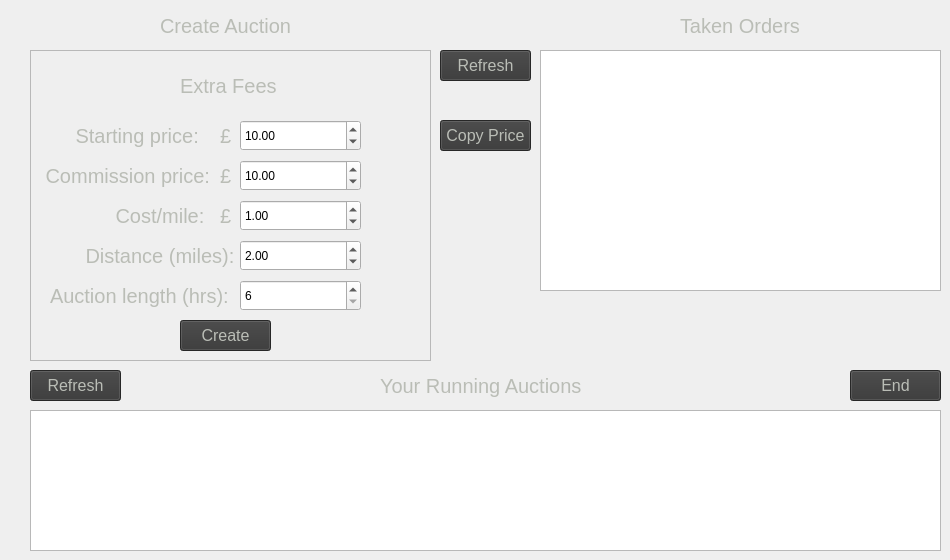
     <widget class="QWidget" name="tbDriverBids">
      <attribute name="title">
       <string>Auctions</string>
      </attribute>
      <widget class="QLabel" name="label_36">
       <property name="geometry">
        <rect>
         <x>160</x>
         <y>10</y>
         <width>141</width>
         <height>31</height>
        </rect>
       </property>
       <property name="styleSheet">
        <string notr="true">color: rgb(186, 189, 182); 
font-size: 20px</string>
       </property>
       <property name="text">
        <string>Create Auction</string>
       </property>
      </widget>
      <widget class="QPushButton" name="btnDriverAuctionsRefresh">
       <property name="geometry">
        <rect>
         <x>440</x>
         <y>50</y>
         <width>91</width>
         <height>31</height>
        </rect>
       </property>
       <property name="styleSheet">
        <string notr="true">background-color: rgb(54, 54, 54);
font: 16px;
color: rgb(186, 189, 182);</string>
       </property>
       <property name="text">
        <string>Refresh</string>
       </property>
      </widget>
      <widget class="QFrame" name="seperator_6">
       <property name="geometry">
        <rect>
         <x>30</x>
         <y>50</y>
         <width>401</width>
         <height>311</height>
        </rect>
       </property>
       <property name="frameShape">
        <enum>QFrame::StyledPanel</enum>
       </property>
       <property name="frameShadow">
        <enum>QFrame::Raised</enum>
       </property>
       <widget class="QLabel" name="label_37">
        <property name="geometry">
         <rect>
          <x>80</x>
          <y>150</y>
          <width>101</width>
          <height>31</height>
         </rect>
        </property>
        <property name="styleSheet">
         <string notr="true">color: rgb(186, 189, 182); 
font-size: 20px</string>
        </property>
        <property name="text">
         <string> Cost/mile:</string>
        </property>
       </widget>
       <widget class="QLabel" name="label_38">
        <property name="geometry">
         <rect>
          <x>10</x>
          <y>110</y>
          <width>171</width>
          <height>31</height>
         </rect>
        </property>
        <property name="styleSheet">
         <string notr="true">color: rgb(186, 189, 182); 
font-size: 20px</string>
        </property>
        <property name="text">
         <string> Commission price:</string>
        </property>
       </widget>
       <widget class="QLabel" name="label_40">
        <property name="geometry">
         <rect>
          <x>150</x>
          <y>20</y>
          <width>101</width>
          <height>31</height>
         </rect>
        </property>
        <property name="styleSheet">
         <string notr="true">color: rgb(186, 189, 182); 
font-size: 20px</string>
        </property>
        <property name="text">
         <string>Extra Fees</string>
        </property>
       </widget>
       <widget class="QLabel" name="label_41">
        <property name="geometry">
         <rect>
          <x>190</x>
          <y>150</y>
          <width>16</width>
          <height>31</height>
         </rect>
        </property>
        <property name="styleSheet">
         <string notr="true">color: rgb(186, 189, 182); 
font-size: 20px</string>
        </property>
        <property name="text">
         <string>£</string>
        </property>
       </widget>
       <widget class="QLabel" name="label_42">
        <property name="geometry">
         <rect>
          <x>190</x>
          <y>110</y>
          <width>16</width>
          <height>31</height>
         </rect>
        </property>
        <property name="styleSheet">
         <string notr="true">color: rgb(186, 189, 182); 
font-size: 20px</string>
        </property>
        <property name="text">
         <string>£</string>
        </property>
       </widget>
       <widget class="QLabel" name="label_43">
        <property name="geometry">
         <rect>
          <x>50</x>
          <y>190</y>
          <width>161</width>
          <height>31</height>
         </rect>
        </property>
        <property name="styleSheet">
         <string notr="true">color: rgb(186, 189, 182); 
font-size: 20px</string>
        </property>
        <property name="text">
         <string> Distance (miles):</string>
        </property>
       </widget>
       <widget class="QDoubleSpinBox" name="dsbxDriverBidsCommissionPrice">
        <property name="geometry">
         <rect>
          <x>210</x>
          <y>110</y>
          <width>121</width>
          <height>31</height>
         </rect>
        </property>
        <property name="maximum">
         <double>9999.000000000000000</double>
        </property>
        <property name="value">
         <double>10.000000000000000</double>
        </property>
       </widget>
       <widget class="QDoubleSpinBox" name="dsbxDriverBidsDistance">
        <property name="geometry">
         <rect>
          <x>210</x>
          <y>190</y>
          <width>121</width>
          <height>31</height>
         </rect>
        </property>
        <property name="maximum">
         <double>10000.000000000000000</double>
        </property>
        <property name="value">
         <double>2.000000000000000</double>
        </property>
       </widget>
       <widget class="QDoubleSpinBox" name="dsbxDriverBidsCostPMile">
        <property name="geometry">
         <rect>
          <x>210</x>
          <y>150</y>
          <width>121</width>
          <height>31</height>
         </rect>
        </property>
        <property name="minimum">
         <double>0.000000000000000</double>
        </property>
        <property name="maximum">
         <double>9999.000000000000000</double>
        </property>
        <property name="value">
         <double>1.000000000000000</double>
        </property>
       </widget>
       <widget class="QLabel" name="label_31">
        <property name="geometry">
         <rect>
          <x>40</x>
          <y>70</y>
          <width>141</width>
          <height>31</height>
         </rect>
        </property>
        <property name="styleSheet">
         <string notr="true">color: rgb(186, 189, 182); 
font-size: 20px</string>
        </property>
        <property name="text">
         <string> Starting price:</string>
        </property>
       </widget>
       <widget class="QDoubleSpinBox" name="dsbxDriverBidsStartingPrice">
        <property name="geometry">
         <rect>
          <x>210</x>
          <y>70</y>
          <width>121</width>
          <height>31</height>
         </rect>
        </property>
        <property name="maximum">
         <double>9999999.000000000000000</double>
        </property>
        <property name="value">
         <double>10.000000000000000</double>
        </property>
       </widget>
       <widget class="QLabel" name="label_39">
        <property name="geometry">
         <rect>
          <x>190</x>
          <y>70</y>
          <width>16</width>
          <height>31</height>
         </rect>
        </property>
        <property name="styleSheet">
         <string notr="true">color: rgb(186, 189, 182); 
font-size: 20px</string>
        </property>
        <property name="text">
         <string>£</string>
        </property>
       </widget>
       <widget class="QPushButton" name="btnDriverBidsCreate">
        <property name="geometry">
         <rect>
          <x>150</x>
          <y>270</y>
          <width>91</width>
          <height>31</height>
         </rect>
        </property>
        <property name="styleSheet">
         <string notr="true">background-color: rgb(54, 54, 54);
font: 16px;
color: rgb(186, 189, 182);</string>
        </property>
        <property name="text">
         <string>Create</string>
        </property>
       </widget>
       <widget class="QLabel" name="label_45">
        <property name="geometry">
         <rect>
          <x>20</x>
          <y>230</y>
          <width>191</width>
          <height>31</height>
         </rect>
        </property>
        <property name="styleSheet">
         <string notr="true">color: rgb(186, 189, 182); 
font-size: 20px</string>
        </property>
        <property name="text">
         <string>Auction length (hrs):</string>
        </property>
       </widget>
       <widget class="QSpinBox" name="sbxDriverBidsLength">
        <property name="geometry">
         <rect>
          <x>210</x>
          <y>230</y>
          <width>121</width>
          <height>31</height>
         </rect>
        </property>
        <property name="minimum">
         <number>6</number>
        </property>
        <property name="maximum">
         <number>24</number>
        </property>
       </widget>
      </widget>
      <widget class="QLabel" name="label_20">
       <property name="geometry">
        <rect>
         <x>680</x>
         <y>10</y>
         <width>171</width>
         <height>31</height>
        </rect>
       </property>
       <property name="styleSheet">
        <string notr="true">color: rgb(186, 189, 182); 
font-size: 20px</string>
       </property>
       <property name="text">
        <string>Taken Orders</string>
       </property>
      </widget>
      <widget class="QListWidget" name="lwDriverTakenOrders">
       <property name="geometry">
        <rect>
         <x>540</x>
         <y>50</y>
         <width>401</width>
         <height>241</height>
        </rect>
       </property>
       <property name="styleSheet">
        <string notr="true">color: rgb(186, 189, 182); 
font-size: 18px</string>
       </property>
      </widget>
      <widget class="QLabel" name="lblDriverAuctionInfo">
       <property name="geometry">
        <rect>
         <x>540</x>
         <y>300</y>
         <width>401</width>
         <height>61</height>
        </rect>
       </property>
       <property name="styleSheet">
        <string notr="true">color: rgb(186, 189, 182); 
font-size: 16px</string>
       </property>
       <property name="text">
        <string/>
       </property>
       <property name="alignment">
        <set>Qt::AlignCenter</set>
       </property>
       <property name="wordWrap">
        <bool>true</bool>
       </property>
      </widget>
      <widget class="QPushButton" name="btnDriverBidsCopyOrderPrice">
       <property name="geometry">
        <rect>
         <x>440</x>
         <y>120</y>
         <width>91</width>
         <height>31</height>
        </rect>
       </property>
       <property name="styleSheet">
        <string notr="true">background-color: rgb(54, 54, 54);
font: 16px;
color: rgb(186, 189, 182);</string>
       </property>
       <property name="text">
        <string>Copy Price</string>
       </property>
      </widget>
      <widget class="QListWidget" name="lwDriverRunningAuctions">
       <property name="geometry">
        <rect>
         <x>30</x>
         <y>410</y>
         <width>911</width>
         <height>141</height>
        </rect>
       </property>
       <property name="styleSheet">
        <string notr="true">color: rgb(186, 189, 182); 
font-size: 18px</string>
       </property>
      </widget>
      <widget class="QPushButton" name="btnDriverRefreshRunningAuction">
       <property name="geometry">
        <rect>
         <x>30</x>
         <y>370</y>
         <width>91</width>
         <height>31</height>
        </rect>
       </property>
       <property name="styleSheet">
        <string notr="true">background-color: rgb(54, 54, 54);
font: 16px;
color: rgb(186, 189, 182);</string>
       </property>
       <property name="text">
        <string>Refresh</string>
       </property>
      </widget>
      <widget class="QPushButton" name="btnDriverEndRunningAuction">
       <property name="geometry">
        <rect>
         <x>850</x>
         <y>370</y>
         <width>91</width>
         <height>31</height>
        </rect>
       </property>
       <property name="styleSheet">
        <string notr="true">background-color: rgb(54, 54, 54);
font: 16px;
color: rgb(186, 189, 182);</string>
       </property>
       <property name="text">
        <string>End</string>
       </property>
      </widget>
      <widget class="QLabel" name="label_58">
       <property name="geometry">
        <rect>
         <x>380</x>
         <y>370</y>
         <width>211</width>
         <height>31</height>
        </rect>
       </property>
       <property name="styleSheet">
        <string notr="true">color: rgb(186, 189, 182); 
font-size: 20px</string>
       </property>
       <property name="text">
        <string>Your Running Auctions</string>
       </property>
      </widget>
     </widget>
